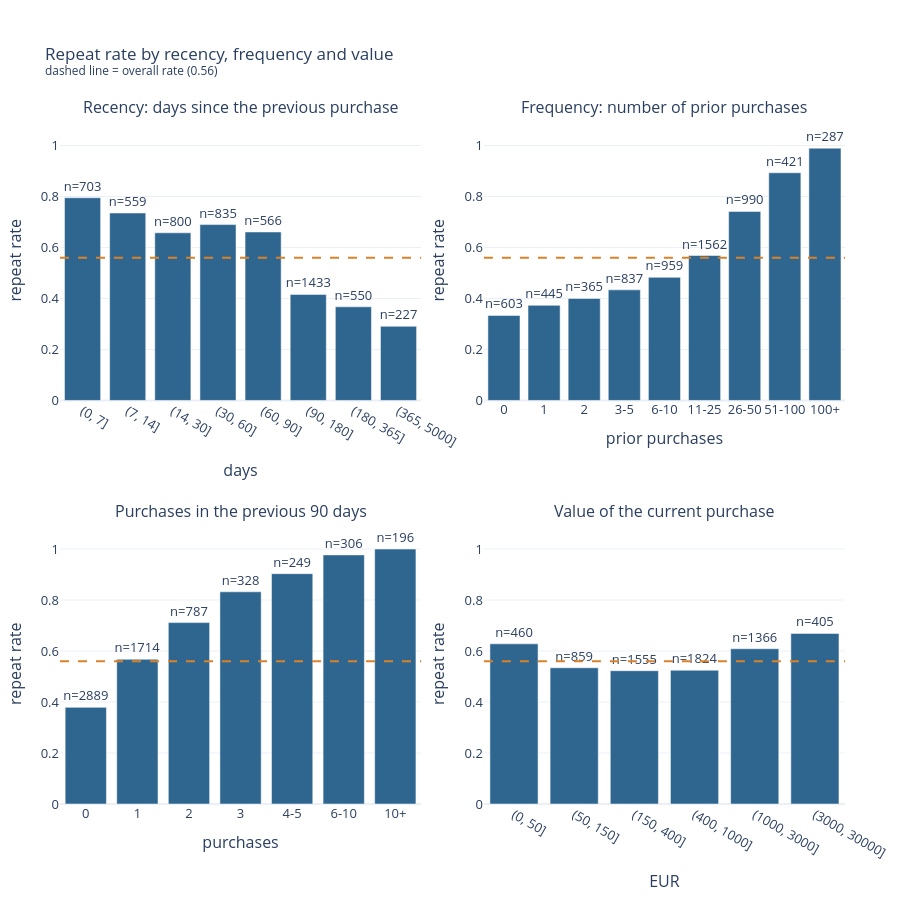

The notebook cell saved with this chart:
### Markdown cell above
## 4. What drives a repeat purchase?

### Code cell
fig = make_subplots(rows=2, cols=2, vertical_spacing=0.18, horizontal_spacing=0.08,
                    subplot_titles=("Recency: days since the previous purchase", "Frequency: number of prior purchases",
                                    "Purchases in the previous 90 days", "Value of the current purchase"))
rate_by_bins(df, "days_since_previous_purchase", [0, 7, 14, 30, 60, 90, 180, 365, 5000], fig=fig, row=1, col=1,
             xlabel="days")
rate_by_bins(df, "prior_purchase_count", [-1, 0, 1, 2, 5, 10, 25, 50, 100, 300], fig=fig, row=1, col=2,
             labels=["0", "1", "2", "3-5", "6-10", "11-25", "26-50", "51-100", "100+"], xlabel="prior purchases")
rate_by_bins(df, "purchase_count_90d", [-1, 0, 1, 2, 3, 5, 10, 30], fig=fig, row=2, col=1,
             labels=["0", "1", "2", "3", "4-5", "6-10", "10+"], xlabel="purchases")
rate_by_bins(df, "Total a Pagar", [0, 50, 150, 400, 1000, 3000, 30000], fig=fig, row=2, col=2, xlabel="EUR")
fig.update_layout(title=f"Repeat rate by recency, frequency and value<br><sup>dashed line = overall rate ({df[TARGET].mean():.2f})</sup>",
                  height=900, margin_t=120)
fig.show()

### Figure 1 — Plotly figure (JSON) as saved in the notebook; plotly's stock layout.template omitted (floating-point values rounded to 4 significant figures)
{"data": [{"hovertemplate": "%{x}<br>repeat rate: %{y:.2f}<br>%{text}<extra></extra>", "marker": {"color": "#2f6690"}, "showlegend": false, "text": ["n=703", "n=559", "n=800", "n=835", "n=566", "n=1433", "n=550", "n=227"], "textposition": "outside", "type": "bar", "x": ["(0, 7]", "(7, 14]", "(14, 30]", "(30, 60]", "(60, 90]", "(90, 180]", "(180, 365]", "(365, 5000]"], "xaxis": "x", "y": [0.7952, 0.7352, 0.6575, 0.6898, 0.6608, 0.4159, 0.3673, 0.2907], "yaxis": "y"}, {"hovertemplate": "%{x}<br>repeat rate: %{y:.2f}<br>%{text}<extra></extra>", "marker": {"color": "#2f6690"}, "showlegend": false, "text": ["n=603", "n=445", "n=365", "n=837", "n=959", "n=1562", "n=990", "n=421", "n=287"], "textposition": "outside", "type": "bar", "x": ["0", "1", "2", "3-5", "6-10", "11-25", "26-50", "51-100", "100+"], "xaxis": "x2", "y": [0.3333, 0.373, 0.4, 0.4337, 0.4828, 0.5685, 0.7414, 0.8931, 0.9895], "yaxis": "y2"}, {"hovertemplate": "%{x}<br>repeat rate: %{y:.2f}<br>%{text}<extra></extra>", "marker": {"color": "#2f6690"}, "showlegend": false, "text": ["n=2889", "n=1714", "n=787", "n=328", "n=249", "n=306", "n=196"], "textposition": "outside", "type": "bar", "x": ["0", "1", "2", "3", "4-5", "6-10", "10+"], "xaxis": "x3", "y": [0.379, 0.5677, 0.7116, 0.8323, 0.9036, 0.9771, 1.0], "yaxis": "y3"}, {"hovertemplate": "%{x}<br>repeat rate: %{y:.2f}<br>%{text}<extra></extra>", "marker": {"color": "#2f6690"}, "showlegend": false, "text": ["n=460", "n=859", "n=1555", "n=1824", "n=1366", "n=405"], "textposition": "outside", "type": "bar", "x": ["(0, 50]", "(50, 150]", "(150, 400]", "(400, 1000]", "(1000, 3000]", "(3000, 30000]"], "xaxis": "x4", "y": [0.6283, 0.5343, 0.5228, 0.5247, 0.6091, 0.6691], "yaxis": "y4"}], "layout": {"annotations": [{"font": {"size": 16}, "showarrow": false, "text": "Recency: days since the previous purchase", "x": 0.23, "xanchor": "center", "xref": "paper", "y": 1, "yanchor": "bottom", "yref": "paper"}, {"font": {"size": 16}, "showarrow": false, "text": "Frequency: number of prior purchases", "x": 0.77, "xanchor": "center", "xref": "paper", "y": 1, "yanchor": "bottom", "yref": "paper"}, {"font": {"size": 16}, "showarrow": false, "text": "Purchases in the previous 90 days", "x": 0.23, "xanchor": "center", "xref": "paper", "y": 0.41, "yanchor": "bottom", "yref": "paper"}, {"font": {"size": 16}, "showarrow": false, "text": "Value of the current purchase", "x": 0.77, "xanchor": "center", "xref": "paper", "y": 0.41, "yanchor": "bottom", "yref": "paper"}], "height": 900, "margin": {"t": 120}, "shapes": [{"line": {"color": "#d9822b", "dash": "dash"}, "type": "line", "x0": 0, "x1": 1, "xref": "x domain", "y0": 0.5597, "y1": 0.5597, "yref": "y"}, {"line": {"color": "#d9822b", "dash": "dash"}, "type": "line", "x0": 0, "x1": 1, "xref": "x2 domain", "y0": 0.5597, "y1": 0.5597, "yref": "y2"}, {"line": {"color": "#d9822b", "dash": "dash"}, "type": "line", "x0": 0, "x1": 1, "xref": "x3 domain", "y0": 0.5597, "y1": 0.5597, "yref": "y3"}, {"line": {"color": "#d9822b", "dash": "dash"}, "type": "line", "x0": 0, "x1": 1, "xref": "x4 domain", "y0": 0.5597, "y1": 0.5597, "yref": "y4"}], "title": {"text": "Repeat rate by recency, frequency and value<br><sup>dashed line = overall rate (0.56)</sup>"}, "xaxis": {"anchor": "y", "domain": [0, 0.46], "title": {"text": "days"}}, "xaxis2": {"anchor": "y2", "domain": [0.54, 1], "title": {"text": "prior purchases"}}, "xaxis3": {"anchor": "y3", "domain": [0, 0.46], "title": {"text": "purchases"}}, "xaxis4": {"anchor": "y4", "domain": [0.54, 1], "title": {"text": "EUR"}}, "yaxis": {"anchor": "x", "domain": [0.59, 1], "range": [0, 1.1], "title": {"text": "repeat rate"}}, "yaxis2": {"anchor": "x2", "domain": [0.59, 1], "range": [0, 1.1], "title": {"text": "repeat rate"}}, "yaxis3": {"anchor": "x3", "domain": [0, 0.41], "range": [0, 1.1], "title": {"text": "repeat rate"}}, "yaxis4": {"anchor": "x4", "domain": [0, 0.41], "range": [0, 1.1], "title": {"text": "repeat rate"}}}}
